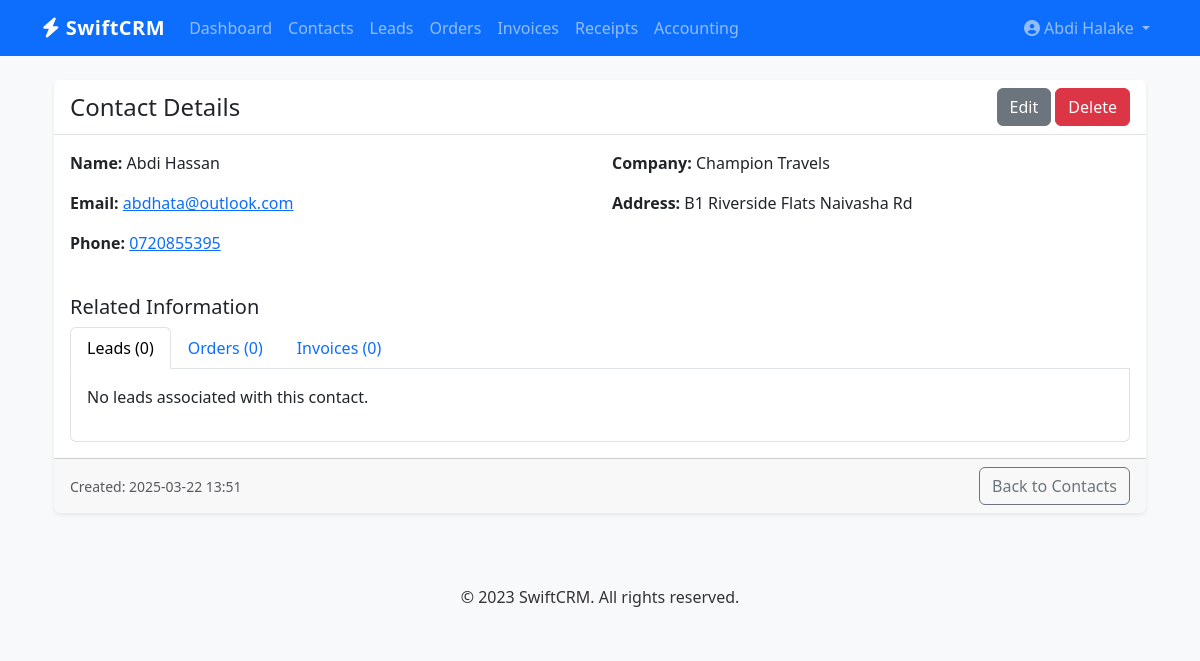
Screenshot of /contacts/1 (signed in) with the database file from the repository.
### backend/database/models.py (models this page shows, shortened)
class User(db.Model, UserMixin):
    __tablename__ = 'users'
    id = db.Column(db.Integer, primary_key=True)
    email = db.Column(db.String(120), unique=True, nullable=False)
    password = db.Column(db.String(200), nullable=False)
    name = db.Column(db.String(100), nullable=False)
    created_at = db.Column(db.DateTime, default=datetime.utcnow)
    contacts = db.relationship('Contact', backref='owner', lazy=True)
    leads = db.relationship('Lead', backref='owner', lazy=True)
    orders = db.relationship('Order', backref='owner', lazy=True)
    invoices = db.relationship('Invoice', backref='owner', lazy=True)
    receipts = db.relationship('Receipt', backref='owner', lazy=True)
    accounting_entries = db.relationship('AccountingEntry', backref='owner', lazy=True)

class Contact(db.Model):
    __tablename__ = 'contacts'
    id = db.Column(db.Integer, primary_key=True)
    name = db.Column(db.String(100), nullable=False)
    email = db.Column(db.String(120), nullable=True)
    phone = db.Column(db.String(20), nullable=True)
    company = db.Column(db.String(100), nullable=True)
    address = db.Column(db.String(200), nullable=True)
    notes = db.Column(db.Text, nullable=True)
    created_at = db.Column(db.DateTime, default=datetime.utcnow)
    updated_at = db.Column(db.DateTime, default=datetime.utcnow, onupdate=datetime.utcnow)
    user_id = db.Column(db.Integer, db.ForeignKey('users.id'), nullable=False)
    leads = db.relationship('Lead', backref='contact', lazy=True)
    orders = db.relationship('Order', backref='contact', lazy=True)
    invoices = db.relationship('Invoice', backref='contact', lazy=True)

### backend/routes/contact_routes.py (the view)
@contact_bp.route('/contacts/<int:contact_id>')
@login_required
def view_contact(contact_id):
    contact = Contact.query.filter_by(id=contact_id, user_id=current_user.id).first_or_404()
    return render_template('view_contact.html', contact=contact)

### backend/app.py (called while the page is built)
def create_app(config_name='default'):
    app = Flask(__name__)
    app.config.from_object(config[config_name])
    db = setup_db(app)
    login_manager = LoginManager()
    login_manager.login_view = 'auth.login'
    login_manager.init_app(app)
    @login_manager.user_loader
    def load_user(user_id):
        return User.query.get(int(user_id))
    app.register_blueprint(auth_bp)
    app.register_blueprint(contact_bp)
    app.register_blueprint(lead_bp)
    app.register_blueprint(order_bp)
    app.register_blueprint(invoice_bp)
    app.register_blueprint(receipt_bp)
    app.register_blueprint(accounting_bp)
    @app.route('/')
    def index():
        if current_user.is_authenticated:
            return render_template('index.html')
        return redirect(url_for('auth.login'))
    return app

### backend/templates/view_contact.html (shortened to what this page needs)
{% extends "base.html" %}
{% block content %}
<div class="container mt-4">
    <div class="card">
        <div class="card-header d-flex justify-content-between align-items-center">
            <h4 class="mb-0">Contact Details</h4>
            <div>
                <a href="{{ url_for('contacts.edit_contact', contact_id=contact.id) }}" class="btn btn-secondary">Edit</a>
                <button type="button" class="btn btn-danger" data-bs-toggle="modal" data-bs-target="#deleteModal">
                    Delete
                </button>
            </div>
        </div>
        <div class="card-body">
            <div class="row">
                <div class="col-md-6">
                    <p><strong>Name:</strong> {{ contact.name }}</p>
                    {% if contact.email %}
                    <p><strong>Email:</strong> <a href="mailto:{{ contact.email }}">{{ contact.email }}</a></p>
                    {% endif %}
                    {% if contact.phone %}
                    <p><strong>Phone:</strong> <a href="tel:{{ contact.phone }}">{{ contact.phone }}</a></p>
                    {% endif %}
                </div>
                <div class="col-md-6">
                    {% if contact.company %}
                    <p><strong>Company:</strong> {{ contact.company }}</p>
                    {% endif %}
                    {% if contact.address %}
                    <p><strong>Address:</strong> {{ contact.address }}</p>
                    {% endif %}
                </div>
            </div>
            <div class="mt-4">
                <h5>Related Information</h5>
                <ul class="nav nav-tabs" id="myTab" role="tablist">
                    <li class="nav-item" role="presentation">
                        <button class="nav-link active" id="leads-tab" data-bs-toggle="tab" data-bs-target="#leads" type="button" role="tab">Leads ({{ contact.leads|length }})</button>
                    </li>
                    <li class="nav-item" role="presentation">
                        <button class="nav-link" id="orders-tab" data-bs-toggle="tab" data-bs-target="#orders" type="button" role="tab">Orders ({{ contact.orders|length }})</button>
                    </li>
                    <li class="nav-item" role="presentation">
                        <button class="nav-link" id="invoices-tab" data-bs-toggle="tab" data-bs-target="#invoices" type="button" role="tab">Invoices ({{ contact.invoices|length }})</button>
                    </li>
                </ul>
                <div class="tab-content p-3 border border-top-0 rounded-bottom" id="myTabContent">
                    <div class="tab-pane fade show active" id="leads" role="tabpanel">
                        {% if contact.leads %}
                            <table class="table table-striped">
                                <thead>
                                    <tr>
                                        <th>Title</th>
                                        <th>Status</th>
                                        <th>Value</th>
                                        <th>Actions</th>
                                    </tr>
                                </thead>
                                <tbody>
                                    {% for lead in contact.leads %}
                                    <tr>
                                        <td>{{ lead.title }}</td>
                                        <td><span class="badge bg-{{ lead.status|lower }}">{{ lead.status }}</span></td>
                                        <td>${{ lead.value }}</td>
                                        <td>
                                            <a href="{{ url_for('leads.view_lead', lead_id=lead.id) }}" class="btn btn-sm btn-info">View</a>
                                        </td>
                                    </tr>
                                    {% endfor %}
                                </tbody>
                            </table>
                        {% else %}
                            <p>No leads associated with this contact.</p>
                        {% endif %}
                    </div>
                </div>
            </div>
        </div>
        <div class="card-footer">
            <div class="d-flex justify-content-between align-items-center">
                <small class="text-muted">Created: {{ contact.created_at.strftime('%Y-%m-%d %H:%M') }}</small>
                <a href="{{ url_for('contacts.contacts') }}" class="btn btn-outline-secondary">Back to Contacts</a>
            </div>
        </div>
    </div>
</div>
{% endblock %}

### backend/templates/base.html (shortened to what this page needs)
<!DOCTYPE html>
<html lang="en">
<head>
    <link href="https://cdn.jsdelivr.net/npm/bootstrap@5.3.2/dist/css/bootstrap.min.css" rel="stylesheet">
    <link rel="stylesheet" href="https://cdnjs.cloudflare.com/ajax/libs/font-awesome/6.4.0/css/all.min.css">
    <link rel="stylesheet" href="{{ url_for('static', filename='css/style.css') }}">
</head>
<body>
    {% if current_user.is_authenticated %}
    <nav class="navbar navbar-expand-lg navbar-dark bg-primary">
        <div class="container">
            <a class="navbar-brand" href="{{ url_for('index') }}">
                <i class="fas fa-bolt"></i> SwiftCRM
            </a>
            <div class="collapse navbar-collapse" id="navbarNav">
                <ul class="navbar-nav">
                    <li class="nav-item">
                        <a class="nav-link" href="{{ url_for('index') }}">Dashboard</a>
                    </li>
                    <li class="nav-item">
                        <a class="nav-link" href="{{ url_for('contacts.contacts') }}">Contacts</a>
                    </li>
                    <li class="nav-item">
                        <a class="nav-link" href="{{ url_for('leads.leads') }}">Leads</a>
                    </li>
                    <li class="nav-item">
                        <a class="nav-link" href="{{ url_for('orders.orders') }}">Orders</a>
                    </li>
                    <li class="nav-item">
                        <a class="nav-link" href="{{ url_for('invoices.invoices') }}">Invoices</a>
                    </li>
                    <li class="nav-item">
                        <a class="nav-link" href="{{ url_for('receipts.receipts') }}">Receipts</a>
                    </li>
                    <li class="nav-item">
                        <a class="nav-link" href="{{ url_for('accounting.accounting') }}">Accounting</a>
                    </li>
                </ul>
                <ul class="navbar-nav ms-auto">
                    <li class="nav-item dropdown">
                        <a class="nav-link dropdown-toggle" href="#" id="navbarDropdown" role="button" data-bs-toggle="dropdown">
                            <i class="fas fa-user-circle"></i> {{ current_user.name }}
                        </a>
                    </li>
                </ul>
            </div>
        </div>
    </nav>
    {% endif %}
    <div class="container mt-4">
        {% block content %}{% endblock %}
    </div>
    <footer class="bg-light py-4 mt-5">
        <div class="container text-center">
            <p class="mb-0">© 2023 SwiftCRM. All rights reserved.</p>
        </div>
    </footer>
</body>
</html>

### backend/static/css/style.css (style rules this page uses)
body { font-family: 'Segoe UI', Tahoma, Geneva, Verdana, sans-serif; color: #333; background-color: #f8f9fa; }
.navbar-brand { font-weight: bold; letter-spacing: 0.5px; }
.card { box-shadow: 0 0.125rem 0.25rem rgba(0, 0, 0, 0.075); border: none; margin-bottom: 1.5rem; }
.card-header { background-color: #fff; border-bottom: 1px solid rgba(0, 0, 0, 0.125); font-weight: 600; }
.btn { font-weight: 500; }

### rows the page displays
User: name "Abdi Halake"
Contact: name "Abdi Hassan", email "abdhata@outlook.com", phone "0720855395", company "Champion Travels", address "B1 Riverside Flats Naivasha Rd", created_at "2025-03-22 13:51"

### other values shown
{{ contact.leads|length }} "0"
{{ contact.orders|length }} "0"
{{ contact.invoices|length }} "0"
